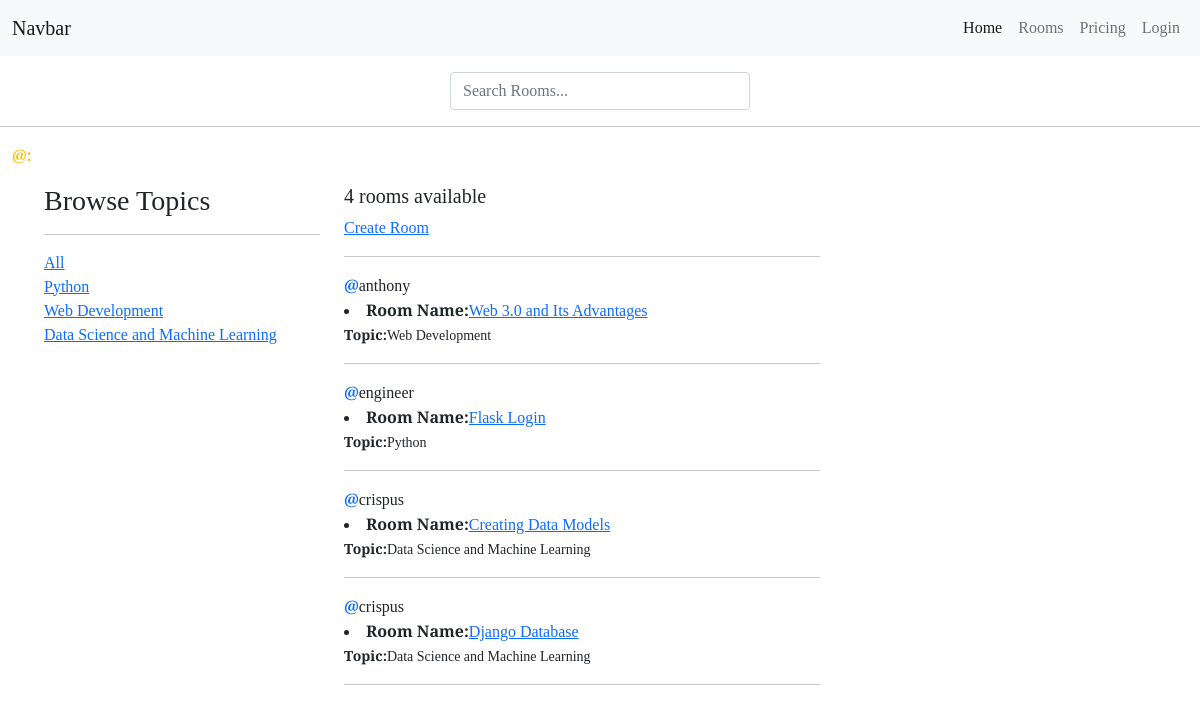
The page / on the database its author committed.
### hub/models.py (models this page shows, shortened)
class Topic(models.Model):
    name = models.CharField(max_length=200)
    def __str__(self):
        return self.name

class Room(models.Model):
    host = models.ForeignKey(User, on_delete=models.SET_NULL, null=True)
    topic = models.ForeignKey(Topic, on_delete=models.SET_NULL, null=True)
    name = models.CharField(max_length=100)
    description= models.TextField(null=True, blank=True)
    participants = models.ManyToManyField(User, related_name='Participants')
    updated = models.DateTimeField(auto_now=True)
    date_created = models.DateTimeField(auto_now_add=True)
    class Meta:
        ordering = ['-updated', '-date_created'] # more like pagination in flask

### hub/views.py (the view)
# urls.py: 2. Add a URL to urlpatterns:  path('', views.home, name='home')
def home(request):
    q = request.GET.get('t') if request.GET.get('t')  !=None else ''
    print(q)
    rooms = Room.objects.filter( Q(topic__name__icontains=q) |
                                 Q(name__icontains=q) |
                                 Q(description__icontains = q)
                                 )
    topics = Topic.objects.all()
    room_count = rooms.count()
    context = {'rooms': rooms, 'topics': topics, 'room_count': room_count}
    return render(request, 'hub/home.html', context)

### hub/templates/hub/home.html (shortened to what this page needs)
{% extends 'base.html' %}
 {% block content %}
 <div class="container-fluid">
     <p><strong class="text-warning">@: </strong>{{request.user.username}}</p>
    <div class="row">
        <div class="col-md-3" style="margin-left: 2rem;">
            <h3>Browse Topics</h3>
            <hr>
            <div>
                <a href="{% url "home" %}">All</a>
            </div>
            {% for topic in topics %}
                <div>
                    <a href="{% url "home" %}?t={{topic.name}}">{{topic.name}}</a>
                </div>
            {% endfor %}
        </div>
        <div class="col-md-5">
            <h5>{{ room_count }} rooms available </h5>
            <a href='{% url 'create-room' %}'> Create Room</a>
            <hr>
               {% for room in rooms %}
                       <span><strong class="text-primary">@</strong>{{room.host}}</span>
                       <li><strong>Room Name:</strong><a href='{% url 'rooms' room.id %}'>{{room.name}}</a></li>
                       <small><strong>Topic:</strong>{{room.topic}}</small>
                   <hr>
               {% endfor %}
        </div>
    </div>
</div>
{% endblock %}

### static/main.css (style rules this page uses)
body { font-family: 'Merriweather', serif; }

### rows shown on the page
Topic: name "Python"
Topic: name "Web Development"
Topic: name "Data Science and Machine Learning"
Room: host "anthony", name "Web 3.0 and Its Advantages", topic "Web Development"
Room: host "engineer", name "Flask Login", topic "Python"
Room: host "crispus", name "Creating Data Models", topic "Data Science and Machine Learning"
Room: host "crispus", name "Django Database", topic "Data Science and Machine Learning"

### other values the page prints
{{ room_count }} "4"
